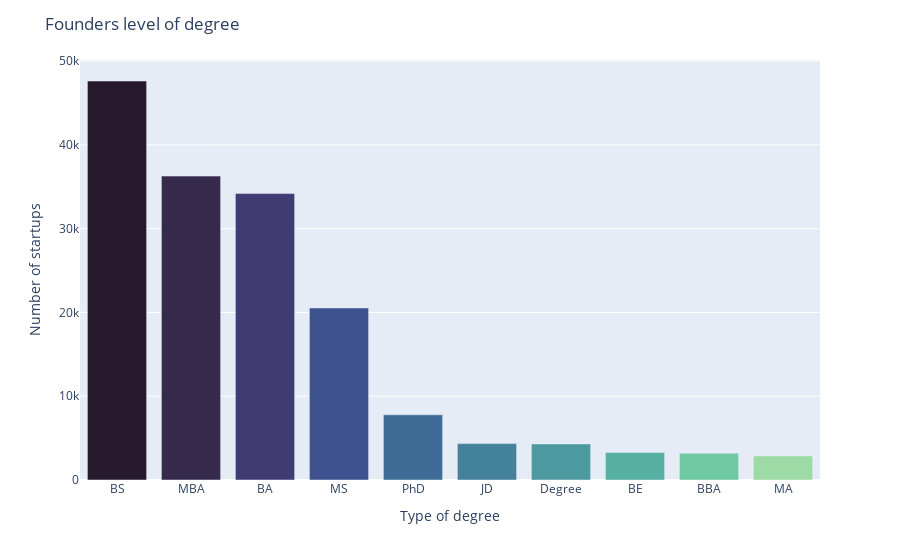
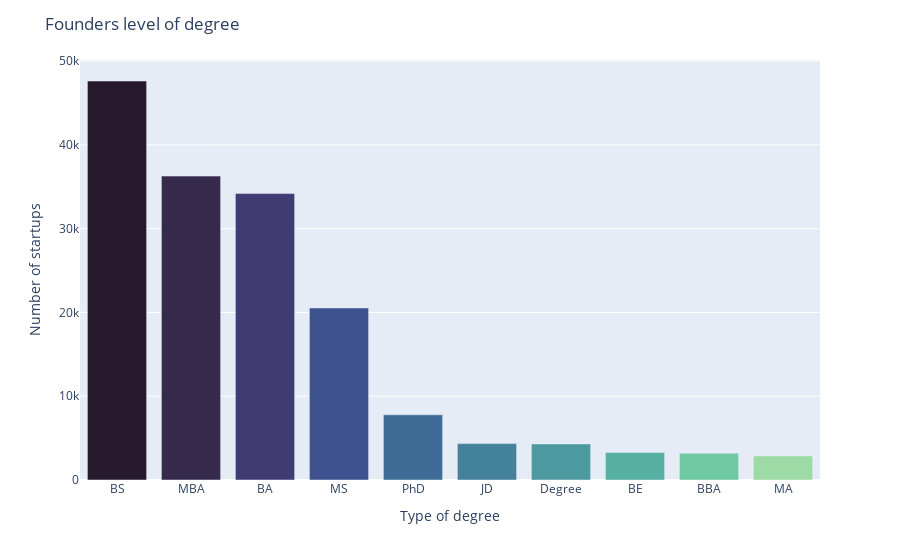

Write notebook code for charts like these, in order.
### Code cell
degree_counts = founders['degree_type'].value_counts()
df_degree_counts = pd.DataFrame({'degree_type': degree_counts.index, 'count': degree_counts.values})
df_degree_counts =df_degree_counts[0:10]

fig = px.bar(df_degree_counts, x='degree_type', y='count')
fig.update_layout(
    title='Founders level of degree',
    xaxis_title='Type of degree',
    yaxis_title='Number of startups'
)
fig.update_traces(marker_color=px.colors.sequential.deep[::-1], width=0.8)

fig.show()

### Figure 1 — Plotly figure (JSON) as saved in the notebook; plotly's stock layout.template omitted (floating-point values rounded to 4 significant figures)
{"data": [{"alignmentgroup": "True", "hovertemplate": "degree_type=%{x}<br>count=%{y}<extra></extra>", "legendgroup": "", "marker": {"color": ["rgb(39, 26, 44)", "rgb(54, 43, 77)", "rgb(64, 60, 115)", "rgb(62, 82, 143)", "rgb(62, 108, 150)", "rgb(68, 130, 155)", "rgb(76, 153, 160)", "rgb(86, 177, 163)", "rgb(111, 201, 163)", "rgb(156, 219, 165)", "rgb(206, 236, 179)", "rgb(253, 253, 204)"], "pattern": {"shape": ""}}, "name": "", "offsetgroup": "", "orientation": "v", "showlegend": false, "textposition": "auto", "type": "bar", "width": 0.8, "x": ["BS", "MBA", "BA", "MS", "PhD", "JD", "Degree", "BE", "BBA", "MA"], "xaxis": "x", "y": [47627, 36278, 34187, 20532, 7781, 4344, 4304, 3288, 3204, 2868], "yaxis": "y"}], "layout": {"barmode": "relative", "legend": {"tracegroupgap": 0}, "margin": {"t": 60}, "title": {"text": "Founders level of degree"}, "xaxis": {"anchor": "y", "domain": [0, 1], "title": {"text": "Type of degree"}}, "yaxis": {"anchor": "x", "domain": [0, 1], "title": {"text": "Number of startups"}}}}

### Figure 2 — Plotly figure (JSON) as saved in the notebook; plotly's stock layout.template omitted (floating-point values rounded to 4 significant figures)
{"data": [{"alignmentgroup": "True", "hovertemplate": "degree_type=%{x}<br>count=%{y}<extra></extra>", "legendgroup": "", "marker": {"color": ["rgb(39, 26, 44)", "rgb(54, 43, 77)", "rgb(64, 60, 115)", "rgb(62, 82, 143)", "rgb(62, 108, 150)", "rgb(68, 130, 155)", "rgb(76, 153, 160)", "rgb(86, 177, 163)", "rgb(111, 201, 163)", "rgb(156, 219, 165)", "rgb(206, 236, 179)", "rgb(253, 253, 204)"], "pattern": {"shape": ""}}, "name": "", "offsetgroup": "", "orientation": "v", "showlegend": false, "textposition": "auto", "type": "bar", "width": 0.8, "x": ["BS", "MBA", "BA", "MS", "PhD", "JD", "Degree", "BE", "BBA", "MA"], "xaxis": "x", "y": [47627, 36278, 34187, 20532, 7781, 4344, 4304, 3288, 3204, 2868], "yaxis": "y"}], "layout": {"barmode": "relative", "legend": {"tracegroupgap": 0}, "margin": {"t": 60}, "title": {"text": "Founders level of degree"}, "xaxis": {"anchor": "y", "domain": [0, 1], "title": {"text": "Type of degree"}}, "yaxis": {"anchor": "x", "domain": [0, 1], "title": {"text": "Number of startups"}}}}
